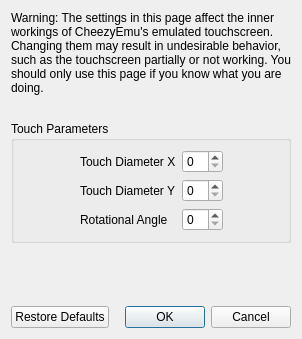
<?xml version="1.0" encoding="UTF-8"?>
<ui version="4.0">
 <class>ConfigureTouchscreenAdvanced</class>
 <widget class="QDialog" name="ConfigureTouchscreenAdvanced">
  <property name="geometry">
   <rect>
    <x>0</x>
    <y>0</y>
    <width>298</width>
    <height>339</height>
   </rect>
  </property>
  <property name="windowTitle">
   <string>Configure Touchscreen</string>
  </property>
  <layout class="QVBoxLayout" name="verticalLayout">
   <item>
    <widget class="QLabel" name="label_2">
     <property name="minimumSize">
      <size>
       <width>280</width>
       <height>0</height>
      </size>
     </property>
     <property name="text">
      <string>Warning: The settings in this page affect the inner workings of CheezyEmu's emulated touchscreen. Changing them may result in undesirable behavior, such as the touchscreen partially or not working. You should only use this page if you know what you are doing.</string>
     </property>
     <property name="wordWrap">
      <bool>true</bool>
     </property>
    </widget>
   </item>
   <item>
    <spacer name="verticalSpacer_2">
     <property name="orientation">
      <enum>Qt::Vertical</enum>
     </property>
     <property name="sizeType">
      <enum>QSizePolicy::Fixed</enum>
     </property>
     <property name="sizeHint" stdset="0">
      <size>
       <width>20</width>
       <height>20</height>
      </size>
     </property>
    </spacer>
   </item>
   <item>
    <widget class="QGroupBox" name="gridGroupBox">
     <property name="title">
      <string>Touch Parameters</string>
     </property>
     <layout class="QGridLayout" name="gridLayout">
      <item row="0" column="0">
       <spacer name="horizontalSpacer">
        <property name="orientation">
         <enum>Qt::Horizontal</enum>
        </property>
        <property name="sizeHint" stdset="0">
         <size>
          <width>40</width>
          <height>20</height>
         </size>
        </property>
       </spacer>
      </item>
      <item row="1" column="1">
       <widget class="QLabel" name="label_4">
        <property name="text">
         <string>Touch Diameter Y</string>
        </property>
       </widget>
      </item>
      <item row="0" column="3">
       <spacer name="horizontalSpacer_2">
        <property name="orientation">
         <enum>Qt::Horizontal</enum>
        </property>
        <property name="sizeHint" stdset="0">
         <size>
          <width>40</width>
          <height>20</height>
         </size>
        </property>
       </spacer>
      </item>
      <item row="0" column="1">
       <widget class="QLabel" name="label_3">
        <property name="text">
         <string>Touch Diameter X</string>
        </property>
       </widget>
      </item>
      <item row="2" column="1">
       <widget class="QLabel" name="label_5">
        <property name="text">
         <string>Rotational Angle</string>
        </property>
       </widget>
      </item>
      <item row="0" column="2">
       <widget class="QSpinBox" name="diameter_x_box"/>
      </item>
      <item row="1" column="2">
       <widget class="QSpinBox" name="diameter_y_box"/>
      </item>
      <item row="2" column="2">
       <widget class="QSpinBox" name="angle_box"/>
      </item>
     </layout>
    </widget>
   </item>
   <item>
    <spacer name="verticalSpacer">
     <property name="orientation">
      <enum>Qt::Vertical</enum>
     </property>
     <property name="sizeHint" stdset="0">
      <size>
       <width>20</width>
       <height>40</height>
      </size>
     </property>
    </spacer>
   </item>
   <item>
    <layout class="QHBoxLayout" name="horizontalLayout">
     <item>
      <widget class="QPushButton" name="restore_defaults_button">
       <property name="text">
        <string>Restore Defaults</string>
       </property>
      </widget>
     </item>
     <item>
      <widget class="QDialogButtonBox" name="buttonBox">
       <property name="standardButtons">
        <set>QDialogButtonBox::Cancel|QDialogButtonBox::Ok</set>
       </property>
      </widget>
     </item>
    </layout>
   </item>
  </layout>
 </widget>
 <resources/>
 <connections>
  <connection>
   <sender>buttonBox</sender>
   <signal>accepted()</signal>
   <receiver>ConfigureTouchscreenAdvanced</receiver>
   <slot>accept()</slot>
  </connection>
  <connection>
   <sender>buttonBox</sender>
   <signal>rejected()</signal>
   <receiver>ConfigureTouchscreenAdvanced</receiver>
   <slot>reject()</slot>
   </connection>
 </connections>
</ui>
